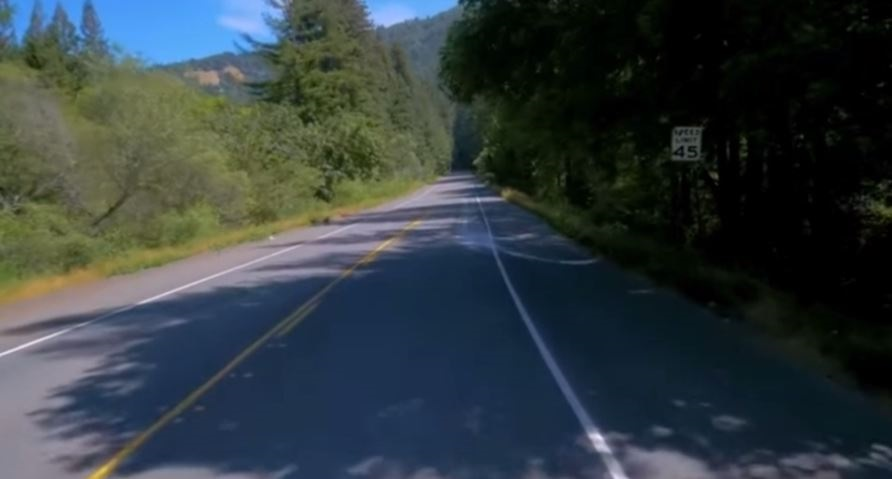
#> input picture test_image_.jpg, 892 x 479 px
$ jupyter execute --allow-errors car_lane_detection_shadow.ipynb   (shell and % lines are left out)
#> lines starting #> are read from the running program, lines starting #| are printed output that depends on the picture; after the words box and inside, x2 and y2 are one past the last pixel; in counts of white or black regions, pixels touching at a corner belong together
#> further down, frame is the input picture: shape (479, 892, 3); mean B, G, R 63.1, 60, 49.9
## car_lane_detection_shadow
### 2019-1 과제연구 (Driving)
#### : 그림자가 있을 때 차선을 인식하도록 개선한 코드 (for shadows)
***

[cell 1]
import numpy as np
import cv2
import matplotlib.image as mpimg
import matplotlib.pyplot as plt
from sklearn.cluster import KMeans
from PIL import Image

[cell 2]
def make_coordinates(image, line_parameters):
    slope, intercept = line_parameters
    #기울기   절편
    try:
        y1 = image.shape[0] #height
        y2 = int(y1*(3/5)) #height의 3/5까지 올라갈 때까지 탐색...
        x1 = int((y1 - intercept)/slope)
        x2 = int((y2 - intercept)/slope)
        return np.array([x1, y1, x2, y2])
    except OverflowError:
        return np.array([0, 0, 0, 0])

[cell 3]
def average_slope_intercept(image, lines):
    left_fit = [] #왼쪽 line 의 평균
    right_fit = [] #오른쪽 line의 평균좌표
    try:
        for line in lines:
            x1, y1, x2, y2 = line.reshape(4)
            parameters = np.polyfit((x1, x2), (y1, y2), 1)
            slope = parameters[0]
            intercept = parameters[1]

            if slope < -0.6: #line의 기울기가 음수인 경우
                left_fit.append((slope, intercept))
                #print('left slope', slope)
            if 18 > slope > 0.6: #line의 기울기가 양수인 경우
                right_fit.append((slope, intercept))
            if slope >= 18:
                print("can't detect!")
            cnt = 0 #cnt 초기화

    except TypeError:
        left_fit_average = []
        right_fit_average = []

    #위 모든 값들을 평균하여서 기울기와 y절편 계산하기
    left_fit_average = np.average(left_fit, axis=0)
    right_fit_average = np.average(right_fit, axis=0)

    if left_fit_average != []:
        left_line = make_coordinates(image, left_fit_average)
    else:
        left_line = np.array([0, 0, 0, 0])
    if right_fit_average != []:
        right_line = make_coordinates(image, right_fit_average)
    else:
        right_line = np.array([0, 0, 0, 0])
    #print(left_fit)
    return np.array([left_line, right_line])

[cell 4]
def canny(image):
    gray = cv2.cvtColor(image, cv2.COLOR_RGB2GRAY)
    blur = cv2.GaussianBlur(gray, (5, 5), 0)
    canny = cv2.Canny(blur, 10, 150)
    return canny

[cell 5]
def display_lines(image, lines):
    line_image = np.zeros_like(image)
    if lines is not None: # ==not empty
        for line in lines:
            x1, y1, x2, y2 = line.reshape(4) #2d array 를 1d array 로 변환
            cv2.line(line_image, (x1, y1), (x2, y2), (255, 0, 0), 10)
    return line_image

[cell 6]
def region_of_interest(image):
    height = image.shape[0]
    width = image.shape[1]
    mwidth = width / 2
    polygons = np.array([
        [(int(width * 1 / 9), height), (int(width * 8 / 9), height), (int(mwidth), int(height * 3/9))]
    ])

    mask = np.zeros_like(image) #이미지와 같은 모양(pixel)으로 0배열을 만든다.
    cv2.fillPoly(mask, polygons, 255) #윤곽 만들기
    masked_image = cv2.bitwise_and(image, mask)
    return masked_image

### 그림자 있을때 인식

[cell 7]
def amplify(image):
    s = image.shape
#> s = (479, 892, 3)
    #img = image.shape
    width = s[1]
#> width = 892
    height = s[0]
#> height = 479
    im = cv2.imread('test_image_.jpg')

    for j in range(int(width)):
        for i in range(int(height)):
            bgr = im[int(i), int(j)]
            if bgr[2] > 55 and bgr[2] < 120: im[int(i)][int(j)] = [255, 255, 255]
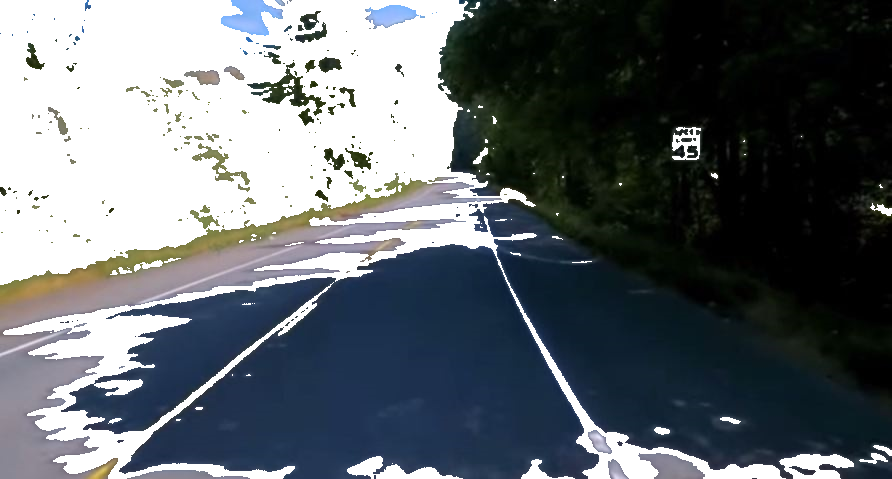
#> im: shape (479, 892, 3); mean B, G, R 110.1, 105.2, 98.8
            #except IndexError:
    return im

#bgr순서
frame = cv2.imread('test_image_.jpg')
img = amplify(frame)
lane_image = np.copy(frame)
canny_img = canny(img)
#> in canny, `gray = cv2.cvtColor(image, cv2.COLOR_RGB2GRAY)`:
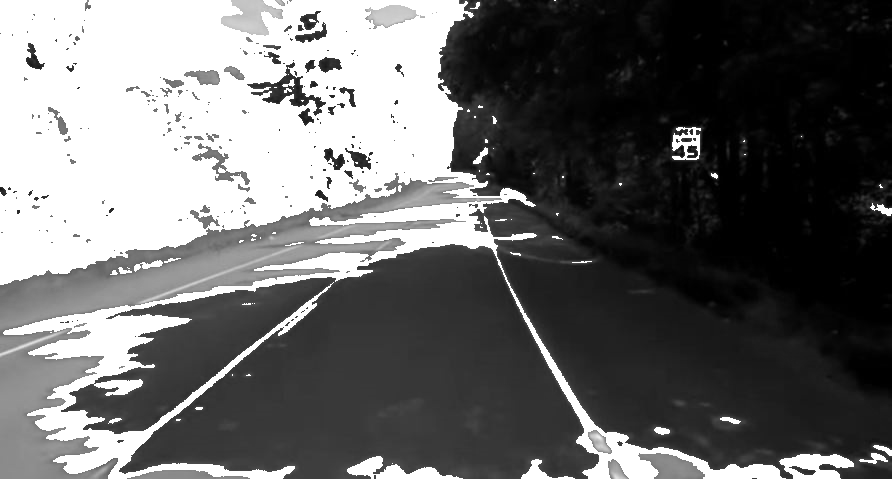
#> gray: shape (479, 892); min 0, max 255, mean 105.9
#> in canny, `blur = cv2.GaussianBlur(gray, (5, 5), 0)`:
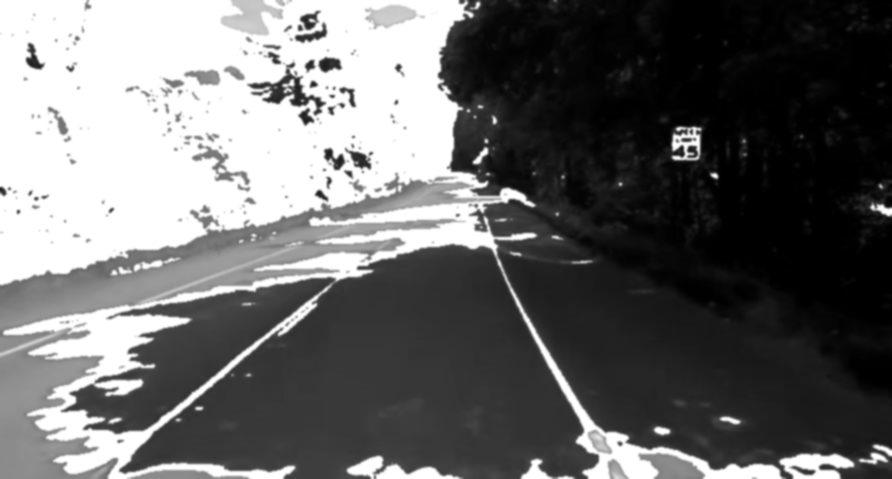
#> blur: shape (479, 892); min 0, max 255, mean 105.9
#> in canny, `canny = cv2.Canny(blur, 10, 150)`:
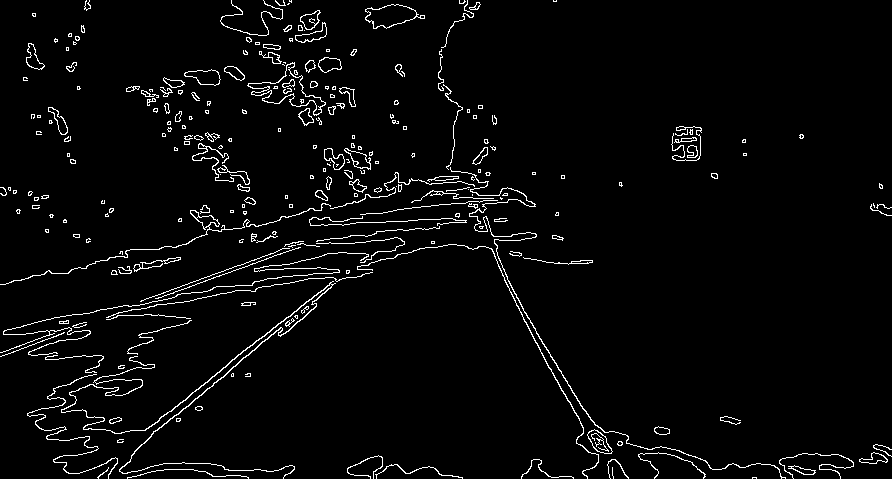
#> canny: shape (479, 892); 3.4% white in thin lines or dots
cropped_image = region_of_interest(canny_img)
#> in region_of_interest, `cv2.fillPoly(mask, polygons, 255)`:
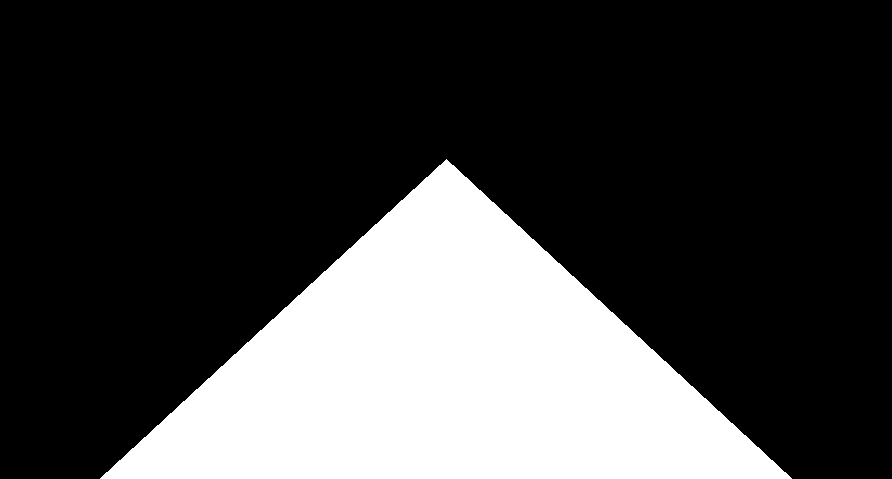
#> mask: shape (479, 892); 26% white; 1 white region, box (x1, y1, x2, y2) and area: (100, 159, 792, 479) 110906
#> in region_of_interest, `masked_image = cv2.bitwise_and(image, mask)`:
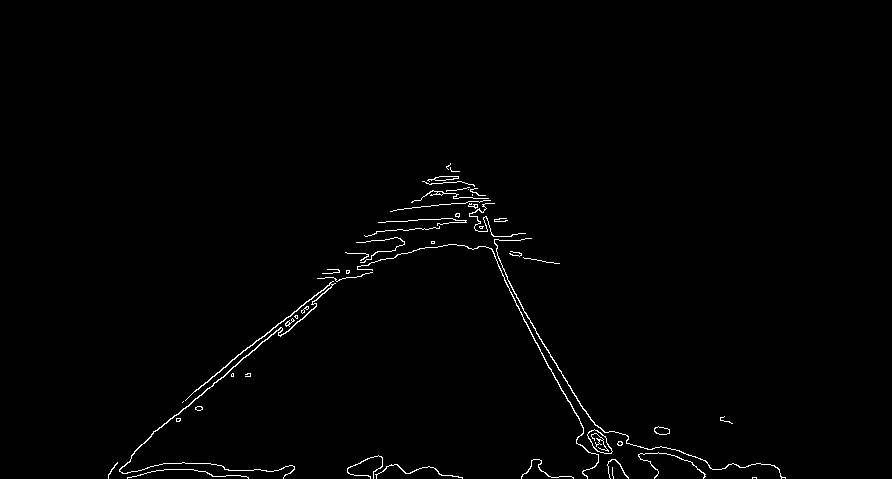
#> masked_image: shape (479, 892); 0.98% white in thin lines or dots, all inside (x1, y1, x2, y2) = (108, 163, 786, 479)
cv2.imwrite('pic2.jpg', img)

#Hough Transform (Region of Interest) and draw lines
lines = cv2.HoughLinesP(cropped_image, 2, np.pi/180, 100, np.array([]),minLineLength = 100, maxLineGap = 5)
#> lines = [[230, 369, 331, 287], [523, 310, 603, 439], [223, 367, 335, 279], [502, 275, 555, 379]]
#> (the rest of this cell did not finish here and is left out)

#> the loop in average_slope_intercept, `for line in lines:` made 4 passes
#> (x1, y1, x2, y2, slope, intercept) on passes 1 to 4: (230, 369, 331, 287, -0.812, 555.7), (523, 310, 603, 439, 1.61, -533.3), (223, 367, 335, 279, -0.786, 542.2), (502, 275, 555, 379, 1.96, -710.1)
#> after the loop in average_slope_intercept, `for line in lines:`: left_fit = [(-0.812, 555.7), (-0.786, 542.2)]; right_fit = [(1.61, -533.3), (1.96, -710.1)]
#> in average_slope_intercept, `left_fit_average = np.average(left_fit, axis=0)`: left_fit_average = [-0.799, 549]
#> in average_slope_intercept, `right_fit_average = np.average(right_fit, axis=0)`: right_fit_average = [1.79, -621.7]
line_image = display_lines(lane_image, averaged_lines)
#averaged_lines를 통해서 line을 조금 더 부드럽게 만들기
combo_image = cv2.addWeighted(lane_image, 0.8, line_image, 1, 1)
              #가중치 부여해 이미지 합치기

cv2.imshow("result", combo_image)
cv2.waitKey(0)

### 그냥 인식

[cell 8]
frame = cv2.imread('test_image_.jpg')
lane_image = np.copy(frame)
canny_img = canny(frame)
#> in canny (call 2), `gray = cv2.cvtColor(image, cv2.COLOR_RGB2GRAY)`:
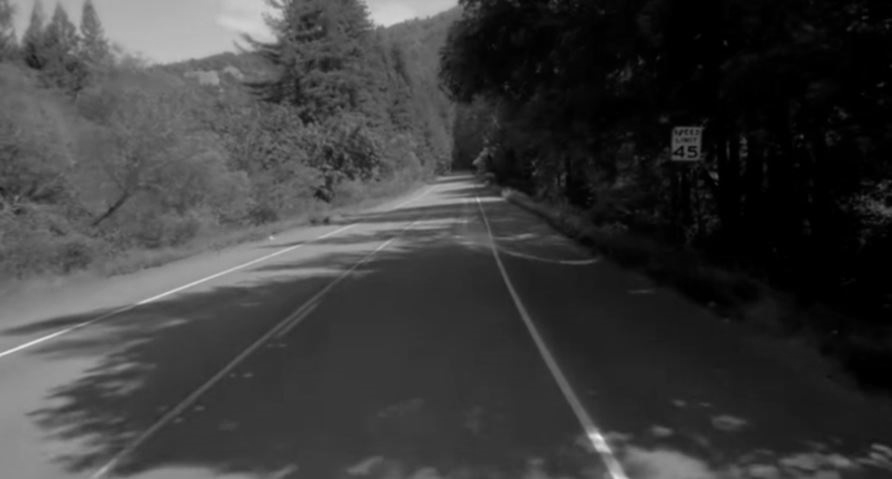
#> gray: shape (479, 892); min 0, max 240, mean 59.8
#> in canny (call 2), `canny = cv2.Canny(blur, 10, 150)`:
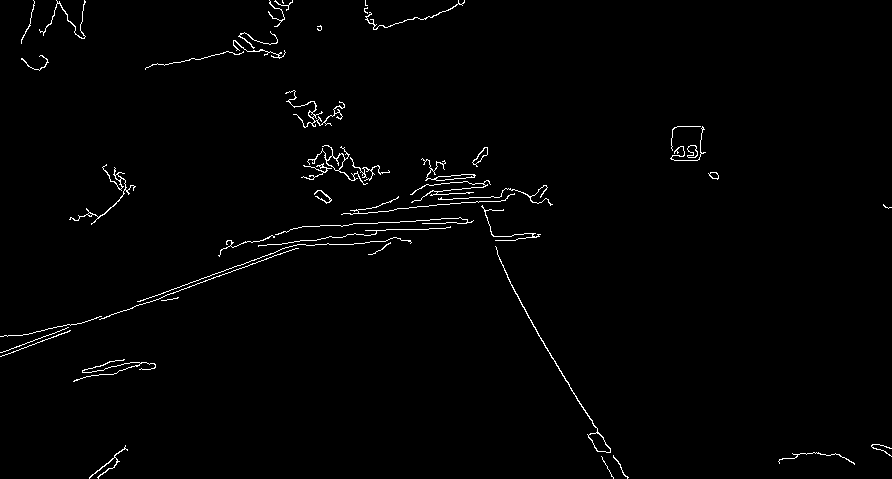
#> canny: shape (479, 892); 1.3% white in thin lines or dots
cropped_image = region_of_interest(canny_img)
#> in region_of_interest (call 2), `masked_image = cv2.bitwise_and(image, mask)`:
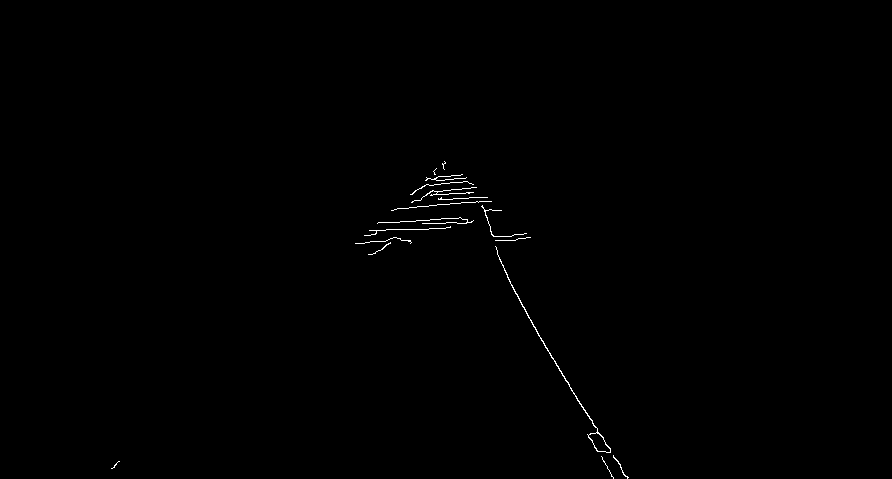
#> masked_image: shape (479, 892); 0.31% white in thin lines or dots, all inside (x1, y1, x2, y2) = (111, 161, 629, 479)

#Hough Transform (Region of Interest) and draw lines
lines = cv2.HoughLinesP(cropped_image, 2, np.pi/180, 100, np.array([]),minLineLength = 100, maxLineGap = 5)
#> lines = [[522, 306, 599, 434]]
#> (the rest of this cell did not finish here and is left out)

#> the loop in average_slope_intercept (call 2), `for line in lines:` made 1 pass
#> (x1, y1, x2, y2, slope, intercept, cnt) on pass 1: (522, 306, 599, 434, 1.66, -561.7, 0)
line_image = display_lines(lane_image, averaged_lines)
#averaged_lines를 통해서 line을 조금 더 부드럽게 만들기
combo_image = cv2.addWeighted(lane_image, 0.8, line_image, 1, 1)
              #가중치 부여해 이미지 합치기

cv2.imshow("result", combo_image)
cv2.waitKey(0)
